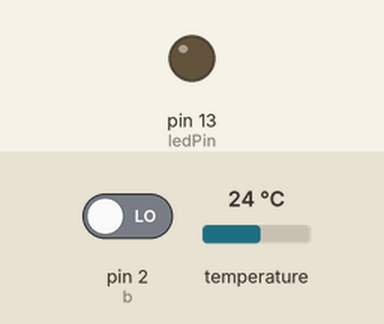
Recording of a sketch running on a simulated Arduino Uno, built with avr-gcc and run on an emulated ATmega328P. On the bench: output pins drawn as LEDs (lit = HIGH). The test bench sets the inputs (shaded band); at power-on: pin 2 (b) LOW, temperature 24 °C. What the sketch prints to the serial monitor is not drawn.

Above: at 2.3 s.
2.4 s: pin 2 (b) driven HIGH
At 4.0 s:
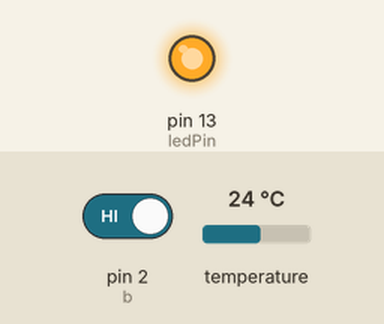
4.5 s: pin 2 (b) driven LOW
At 5.3 s:
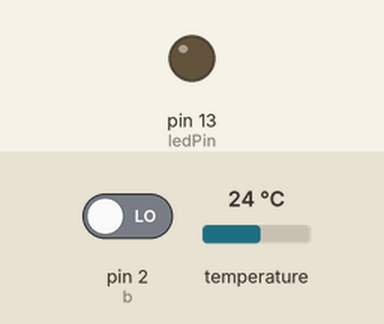
Timing chart, 0 to 7.5 s (numbered marks = the images above; inputs shaded):
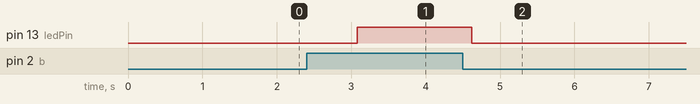

Measured:
- after the input at 2.4 s, pin 13 (ledPin): LOW → HIGH after 0.68 s
- after the input at 4.5 s, pin 13 (ledPin): HIGH → LOW after 0.12 s

The sketch:

InteruptSensor.ino
```cpp
/* Sensors and Interupts

    Sketch designed to learn how to work with sensor calls and interupts to allow for a user to


*/

// Declare Dependencies
#include <DallasTemperature.h>
#include <OneWire.h>

enum Scale { Celsius, Fahrenheit, Kelvin };

class Button {
    public :
      int buttonPin;
      int buttonState;

      int lastButtonState = LOW;
      int lastButtonChange = 0;

      unsigned long lastDebounceTime = 0;

      Button(int pinNumber, uint8_t buttonMode=OUTPUT) {
        buttonPin = pinNumber;
        pinMode(pinNumber, buttonMode);
      }

      bool isPristine() {
        return lastButtonChange == 0;
      }

      bool debounce(int reading) {

        if (reading != lastButtonState) {
          // reset the debouncing timer
          lastDebounceTime = millis();
        }

        if ((millis() - lastDebounceTime) > debounceDelay) {
          // whatever the reading is at, it's been there for longer than the debounce
          // delay, so take it as the actual current state:

          // if the button state has changed:
          if (reading != buttonState) {
            buttonState = reading;
            lastButtonChange = millis();
            // only toggle the LED if the new button state is HIGH
            return buttonState == HIGH;
          } else {
            return false;
          }
        }
        lastButtonState = reading;
      }

    private:
      unsigned long debounceDelay = 100;

};

class TempProbe {


  public:
    DallasTemperature sensors;
    OneWire tempWire;

    int lastTempRequest = 0;

    struct temp {
      Scale currentScale = Fahrenheit;
      float currentTemp = 0;
      float avgTemp = 0;
      int tempReadCount = 0;
    } tempData;

    TempProbe(int pinNumber, Scale scale = Fahrenheit):
      tempWire(pinNumber),
      sensors(&tempWire)
    {
      sensors.begin();
      tempData.currentScale = scale;
    }

    void pollTemp() {
      sensors.requestTemperatures();
    }

    float getTempValue() {
      switch(tempData.currentScale){
        case Celsius:
          return sensors.getTempCByIndex(0);
          break;
        case Fahrenheit:
          return sensors.getTempFByIndex(0);
          break;
        case Kelvin:
          return ((sensors.getTempFByIndex(0) + 459.67f)*(5.0f/9.0f));
          break;
      }
    }

    String getTempString() {
      String output = "";
      switch(tempData.currentScale){
        case Celsius:
          output += sensors.getTempCByIndex(0);
          output += " \u00B0C";
          return output;
          break;
        case Fahrenheit:
          output += sensors.getTempFByIndex(0);
          output += " \u00B0F";
          return output;
          break;
        case Kelvin:
          float kSensors = ((sensors.getTempFByIndex(0) + 459.67f)*(5.0f/9.0f));
          output += kSensors;
          output += " K";
          return output;
          break;
      }
    }

  private:
};

// Construct Objects
Button b(2, INPUT);
TempProbe t(3);

const byte ledPin = 13;
const byte interruptPin = 2;

volatile int count = 0;
volatile unsigned long last_interupt_time = 0;
volatile byte ledState = LOW;

void setup() {
  Serial.begin(9600);

  pinMode(13, OUTPUT);

  attachInterrupt(digitalPinToInterrupt(b.buttonPin), ISR_Button, HIGH);

}

void loop() {
  digitalWrite(13,ledState);

  Serial.print("Getting Temp.....");
  t.pollTemp();
  Serial.println("DONE");

  Serial.print("Temperature: "); Serial.println(t.getTempString());
  Serial.println("===============================");

}


void ISR_Button() {
  unsigned long interuptTime = millis();
  if (interuptTime - last_interupt_time > 200){
    Serial.println("Button Pressed");

    ledState = !ledState;

    Serial.println(count);
    count++;
    last_interupt_time = interuptTime;
  }

}
```
